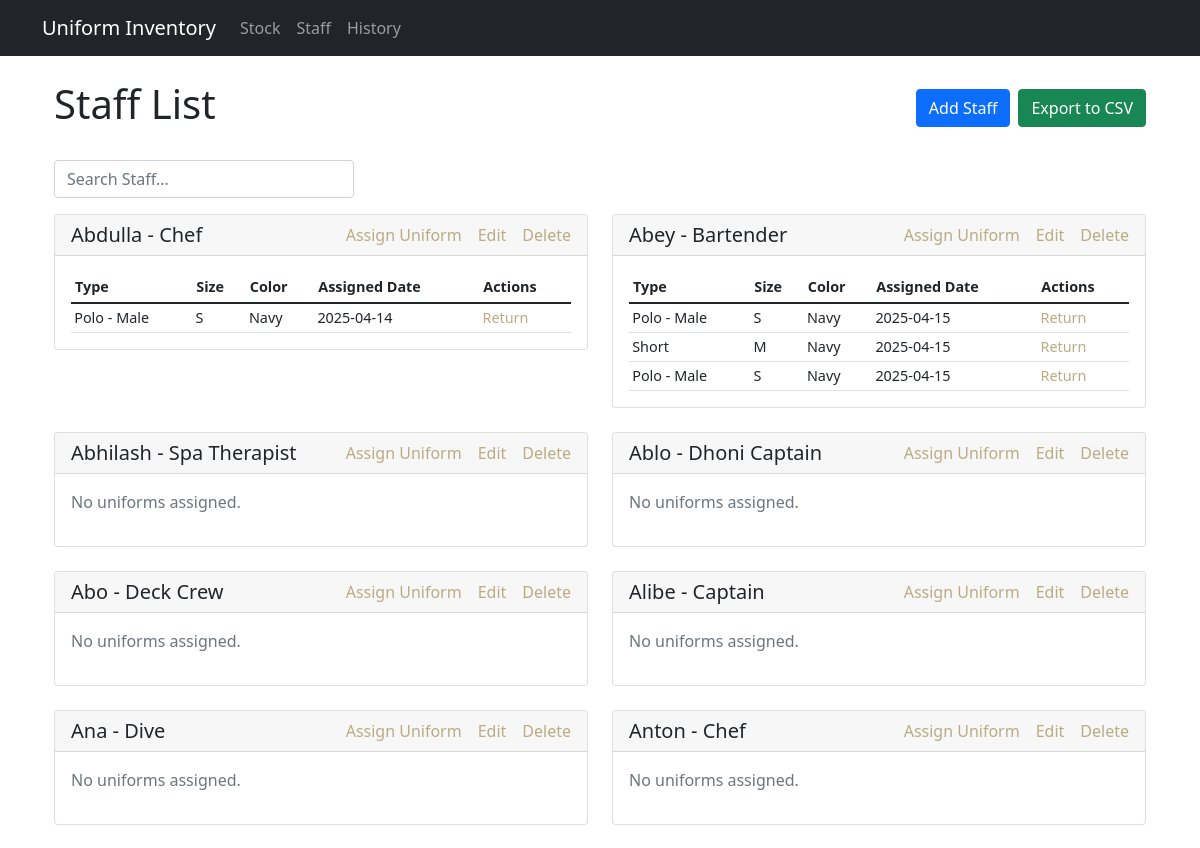
Page /staff (upper part) on the earlier database version.
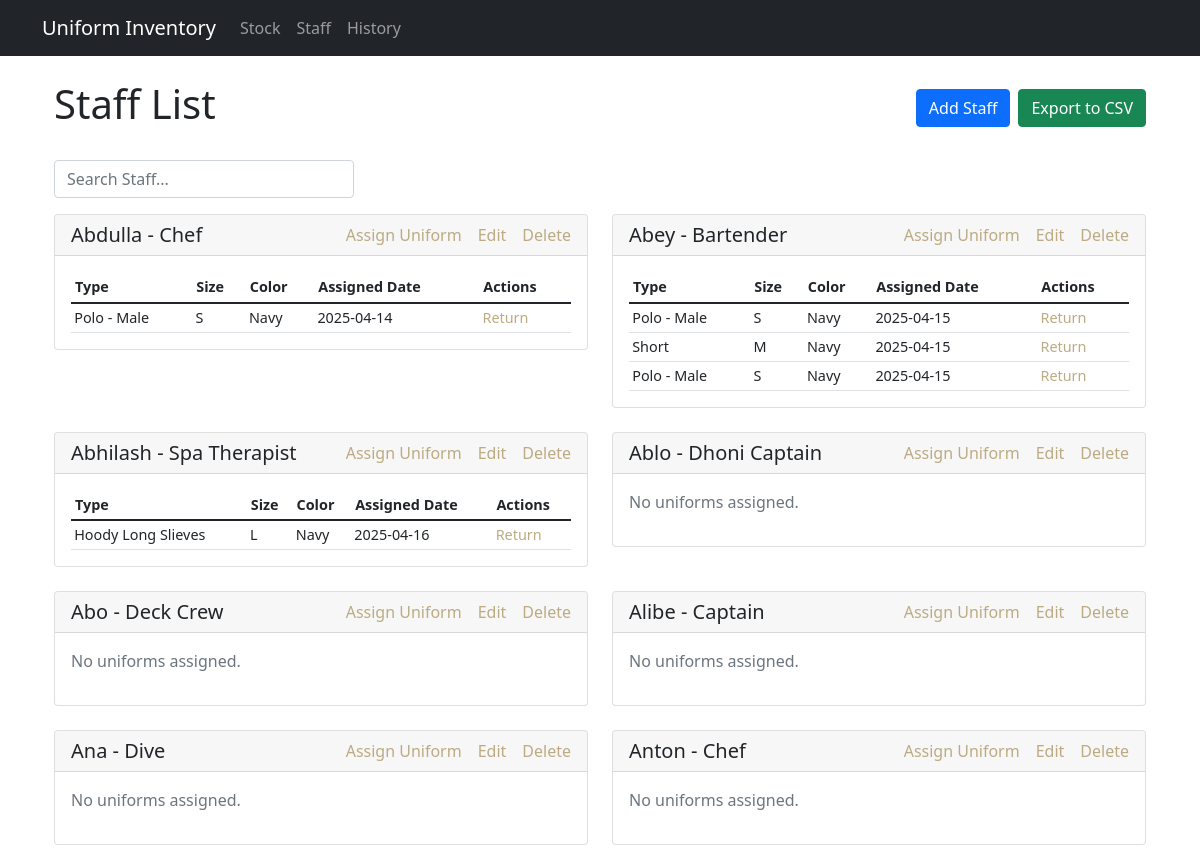
Same page on the later database version.
### tables this page shows
CREATE TABLE staff (
        id INTEGER PRIMARY KEY AUTOINCREMENT,
        name TEXT NOT NULL,
        department TEXT NOT NULL
    );

CREATE TABLE staff_assignments (
        id INTEGER PRIMARY KEY AUTOINCREMENT,
        staff_id INTEGER,
        uniform_id INTEGER,
        assigned_date TIMESTAMP DEFAULT CURRENT_TIMESTAMP,
        returned_date TIMESTAMP,
        status TEXT DEFAULT 'assigned',
        notes TEXT,
        FOREIGN KEY (staff_id) REFERENCES staff (id),
        FOREIGN KEY (uniform_id) REFERENCES uniforms (id)
    );

CREATE TABLE uniforms (
        id INTEGER PRIMARY KEY AUTOINCREMENT,
        type TEXT NOT NULL,
        size TEXT NOT NULL,
        color TEXT NOT NULL,
        current_stock INTEGER DEFAULT 0
    );

### app.py (the view)
@app.route('/staff')
def staff_list():
    staff = staff_mgmt.get_staff_list()
    return render_template('staff_list.html', staff=staff)

### templates/staff_list.html (shortened to what the changed rows need)
{% extends "base.html" %}
{% block content %}
<div class="container mt-4">
    <div class="d-flex justify-content-between align-items-center mb-4">
        <h1>Staff List</h1>
    </div>
    <div class="row" id="staffContainer">
        {% for staff_member in staff %}
        <div class="col-md-6 mb-4 staff-card" data-staff-id="{{ staff_member.id }}">
            <div class="card">
                <div class="card-header d-flex justify-content-between align-items-center">
                    <h5 class="mb-0">{{ staff_member.name }} - {{ staff_member.department|title }}</h5>
                    <div class="d-flex align-items-center" style="gap: 1rem;">
                        <a href="{{ url_for('assign_uniform') }}?staff_id={{ staff_member.id }}" class="text-decoration-none" style="color: #bcab82;" onmouseover="this.style.color='black'" onmouseout="this.style.color='#bcab82'">Assign Uniform</a>
                        <a href="{{ url_for('edit_staff', staff_id=staff_member.id) }}" class="text-decoration-none" style="color: #bcab82;" onmouseover="this.style.color='black'" onmouseout="this.style.color='#bcab82'">Edit</a>
                        <a href="#" class="text-decoration-none" style="color: #bcab82;" onmouseover="this.style.color='red'" onmouseout="this.style.color='#bcab82'" data-bs-toggle="modal" data-bs-target="#deleteModal{{ staff_member.id }}">Delete</a>
                    </div>
                </div>
                <div class="card-body">
                    {% if staff_member.assigned_uniforms %}
                        <div class="table-responsive">
                            <table class="table table-sm" style="font-size: 0.9rem; margin-bottom: 0; border-collapse: collapse;">
                                <thead>
                                    <tr>
                                        <th>Type</th>
                                        <th>Size</th>
                                        <th>Color</th>
                                        <th>Assigned Date</th>
                                        <th>Actions</th>
                                    </tr>
                                </thead>
                                <tbody>
                                    {% for uniform in staff_member.assigned_uniforms %}
                                    <tr style="border-bottom: 1px solid #dee2e6;">
                                        <td style="padding: 0.2rem; border: none;">{{ uniform.type }}</td>
                                        <td style="padding: 0.2rem; border: none;">{{ uniform.size }}</td>
                                        <td style="padding: 0.2rem; border: none;">{{ uniform.color }}</td>
                                        <td style="padding: 0.2rem; border: none;">{{ uniform.assigned_date.split(' ')[0] }}</td>
                                        <td style="padding: 0.2rem; border: none;">
                                            <a href="#" class="text-decoration-none" style="color: #bcab82;" onmouseover="this.style.color='black'" onmouseout="this.style.color='#bcab82'" data-bs-toggle="modal" data-bs-target="#returnModal{{ staff_member.id }}_{{ loop.index }}">Return</a>
                                        </td>
                                    </tr>
                                    {% endfor %}
                                </tbody>
                            </table>
                        </div>
                    {% else %}
                        <p class="text-muted">No uniforms assigned.</p>
                    {% endif %}
                </div>
            </div>
        </div>
        {% endfor %}
    </div>
</div>
{% endblock %}

Differences in the rows shown:
computed for staff "Abhilash": text "No uniforms assigned." → "Type Size Color Assigned Date Actions"
added staff_assignments: type "Hoody Long Slieves", size "L", color "Navy", assigned_date "2025-04-16", shown under staff "Abhilash"
